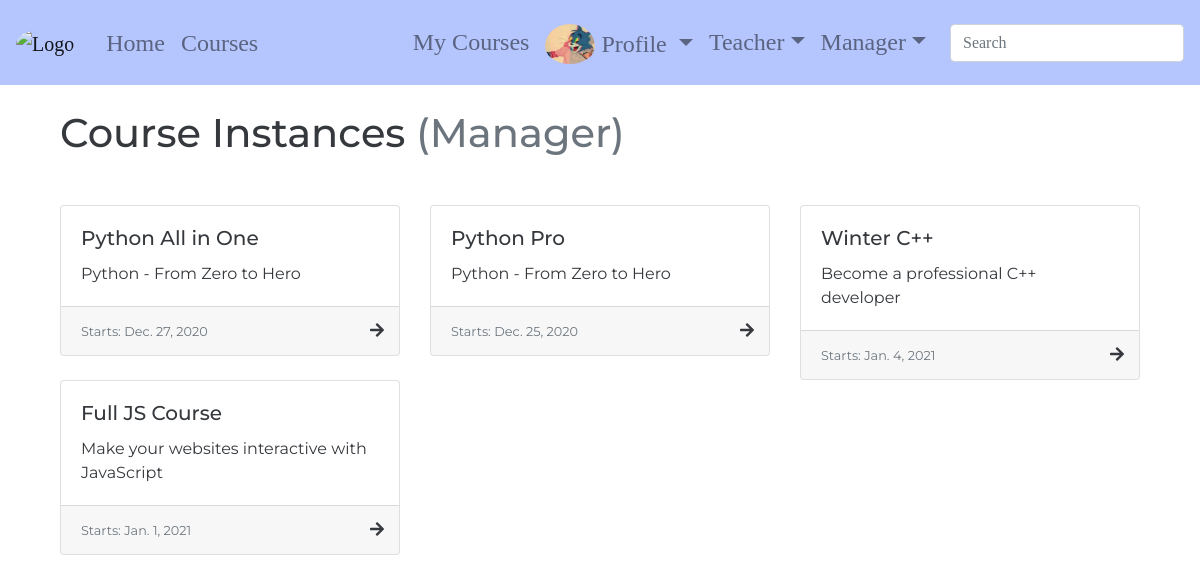
Before: /courses/manager/course-instances/ (signed in) with the older database file.
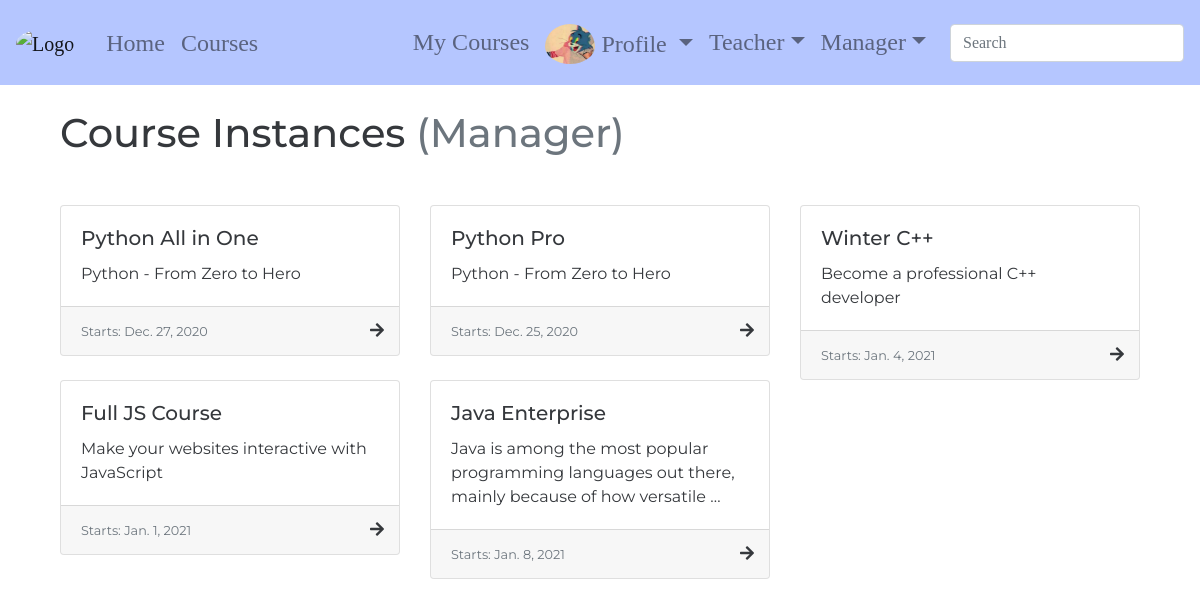
After: the same page with the newer database file.
### accounts/models.py (models this page shows, shortened)
class CustomUser(AbstractUser, PermissionsMixin):
    email = models.EmailField(verbose_name='email', max_length=60, unique=True)
    username = models.CharField(max_length=30, unique=True)
    date_joined = models.DateTimeField(verbose_name='date joined', auto_now_add=True)
    last_login = models.DateTimeField(verbose_name='last login', auto_now=True)
    is_admin = models.BooleanField(default=False)
    is_active = models.BooleanField(default=True)
    is_staff = models.BooleanField(default=False)
    is_superuser = models.BooleanField(default=False)
    USERNAME_FIELD = 'email'
    REQUIRED_FIELDS = ['username', ]
    objects = CustomUserManager()

class Profile(models.Model):
    user = models.OneToOneField(settings.AUTH_USER_MODEL, related_name='profile', on_delete=models.CASCADE)
    first_name = models.CharField(max_length=40, null=True, blank=True)
    last_name = models.CharField(max_length=40, null=True, blank=True)
    phone = PhoneNumberField(max_length=20, null=True, blank=True)
    date_of_birth = models.DateField(null=True, blank=True)
    bio = models.TextField(null=True, blank=True)
    profile_pic = models.ImageField(null=True, blank=True, upload_to='images/profile_pics',
                                    default=get_default_profile_pic)

### courses/models.py (models this page shows, shortened)
class CourseInstance(models.Model):
    course = models.ForeignKey(Course, related_name='instances', on_delete=models.CASCADE)
    slug = models.SlugField(allow_unicode=True, unique=True)
    sub_title = models.CharField(max_length=100, null=True, blank=True)
    min_mark = models.SmallIntegerField(
        validators=[
            MinValueValidator(0),
            MaxValueValidator(100),
        ]
    )
    start_date = models.DateField(null=True, blank=True)
    end_date = models.DateField(null=True, blank=True)

class Course(models.Model):
    base_title = models.CharField(max_length=100)
    description = models.TextField(null=True, blank=True)
    slug = models.SlugField(allow_unicode=True, unique=True)

### courses/views.py (the view)
class CourseInstanceManagerListView(LoginRequiredMixin,
                                    GroupRequiredMixin,
                                    generic.ListView):
    group_required = 'managers'
    model = course_models.CourseInstance
    template_name = 'courses/course_instance_manager_list.html'
    context_object_name = 'course_instances'
    def get_queryset(self):
        return get_object_or_404(account_models.Manager, user=self.request.user).supervised_course_instances.all

### accounts/templatetags/accounts_extras.py (called while the page is built)
@register.filter(name='has_group')
def has_group(user, group_name):
    return user.groups.filter(name=group_name).exists()

### courses/templates/courses/course_instance_manager_list.html (shortened to what this page needs)
{% extends 'base.html' %}
{% block content %}
    <div class="container">
        <h1 class="mb-5">Course Instances <span class="text-muted">(Manager)</span></h1>
        {% if course_instances %}
            <div class="row">
                {% for course_instance in course_instances  %}
                    <div class="col-md-4 col-sm-6 col-xs-12">
                        <div class="card">
                            <div class="card-body">
                                <h5 class="card-title">{{ course_instance.sub_title }}</h5>
                                <p class="card-text">{{ course_instance.course.description|truncatewords:"15" }}</p>
                            </div>
                            <div class="card-footer">
                                <p class="card-text d-inline">
                                    <small class="text-muted">Starts: {{ course_instance.start_date }}</small>
                                </p>
                                <i class="fas fa-arrow-right post_arrow_img d-inline"></i>
                            </div>
                        </div>
                    </div>
                {% endfor %}
            </div>
        {% else %}
            <p>You do not manage any Course Instance yet.</p>
        {% endif %}
    </div>
{% endblock %}

### templates/base.html (shortened to what this page needs)
<!DOCTYPE html>
{% load static %}
{% load accounts_extras %}
<html lang="en">
<head>
    <link rel="stylesheet" href="https://stackpath.bootstrapcdn.com/bootstrap/4.5.2/css/bootstrap.min.css">
    <link rel="stylesheet" href="https://stackpath.bootstrapcdn.com/font-awesome/4.7.0/css/font-awesome.min.css">    <link href="https://fonts.googleapis.com/css?family=Montserrat" rel="stylesheet">
    <link rel="stylesheet" href="https://use.fontawesome.com/releases/v5.15.1/css/all.css">
    <link rel="stylesheet" href="{% static 'course_manager/css/master.css' %}">
</head>
<body>
    <nav class="smart_scroll navbar navbar-expand-lg navbar-light" id="baseNavbar">
        <a href="{% url 'homepage' %}" class="navbar-brand">
            <img id="blogLogo" src="" alt="Logo">
        </a>
        <div class="collapse navbar-collapse" id="basicExampleNav">
            <ul class="navbar-nav mr-auto ml-2">
                <li class="nav-item">
                    <a class="nav-link" href="{% url 'homepage' %}">Home</a>
                </li>
                <li class="nav-item">
                    <a class="nav-link" href="{% url 'courses:courses-list' %}">Courses</a>
                </li>
            </ul>
            {% if user.is_authenticated %}
                <ul class="navbar-nav ml-2 pr-3 nav-flex-icons">
                    <li class="nav-item mt-2">
                        <a class="nav-link" href="{% url 'courses:user-courses' %}">My Courses</a>
                    </li>
                    <li class="nav-item dropdown mt-2">
                        <a href="#" class="nav-link dropdown-toggle" id="navbarDropdownMenuLink-4" data-toggle="dropdown"
                            aria-haspopup="true" aria-expanded="false">
                            {% if user.profile.profile_pic %}
                                <img class="profile_pic" src="{{ user.profile.profile_pic.url }}" alt="User Profile Picture">
                            {% else %}
                                <img class="profile_pic" src="{% static 'course_manager/images/default_profile_pic_1.png' %}"
                                alt="Default Profile Picture">
                            {% endif %}
                            Profile
                        </a>
                    </li>
                    {% if user|has_group:'teachers' or user.is_superuser %}
                        <li class="nav-item dropdown mt-2">
                            <a href="" class="nav-link dropdown-toggle" id="navbarDropdownMenuLink-4" data-toggle="dropdown"
                               aria-haspopup="true" aria-expanded="false">Teacher</a>
                        </li>
                    {% endif %}
                    {% if user|has_group:'managers' or user.is_superuser %}
                        <li class="nav-item dropdown mt-2">
                            <a href="" class="nav-link dropdown-toggle" id="navbarDropdownMenuLink-4" data-toggle="dropdown"
                               aria-haspopup="true" aria-expanded="false">Manager</a>
                        </li>
                    {% endif %}
                </ul>
            {% endif %}
            <form class="navbar-form form-inline" method="get" action=""
                  role="search" id="navbarSearchForm">
              <div class="md-form my-2">
                <input id="searchBarInput" class="input_field form-control mr-sm-2" name="q"
                       type="text" placeholder="Search" aria-label="Search">
              </div>
            </form>
        </div>
    </nav>
    <div id="wrap" class="wrapper flex-grow-1">
        <div id="main" class="container content main_content mt-4 mb-5">
            {% block content %}
            {% endblock %}
        </div>
    </div>
</body>
</html>

### static/course_manager/css/master.css (style rules this page uses)
body { height: 100%; background-color: rgba(255, 255, 255, 0.39); color: #35383c; font-family: 'Montserrat', sans-serif; }
#baseNavbar { background-color: #b5c6ff; font-family: 'Arvo', serif; font-size: 1.5rem; }
#blogLogo { width: 90px; height: 75px; border-radius: 50%; }
#navbarSearchForm input[type=text] { width: 100%; }
.profile_pic { width: 50px; height: 45px; border-radius: 50%; padding-bottom: 5px; }
.fa-arrow-right { margin-top: 3px !important; right: 0 !important; position: absolute !important; margin-right: 15px !important; }

Changed rows visible on the page:
added CourseInstance: sub_title "Java Enterprise", course.description "Java is among the most popular programming languages out there, mainly because of how versatile …", start_date "Jan. 8, 2021"
